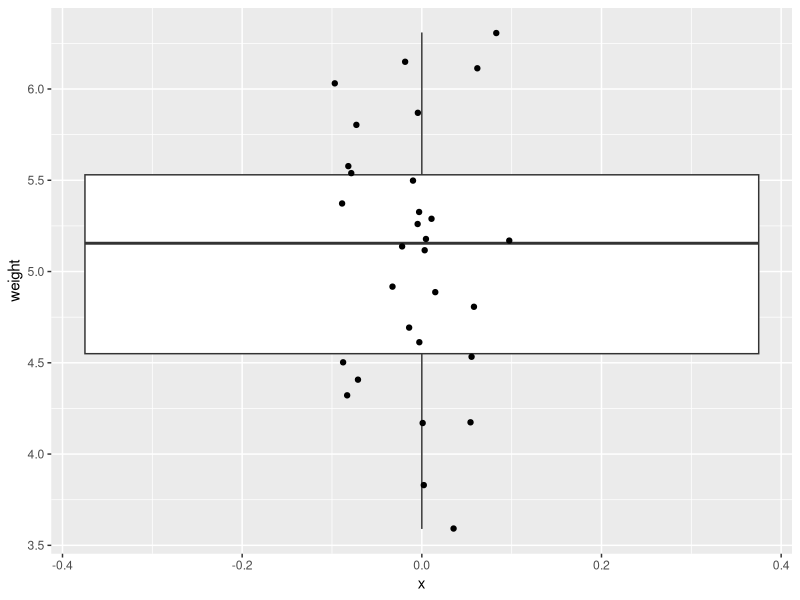
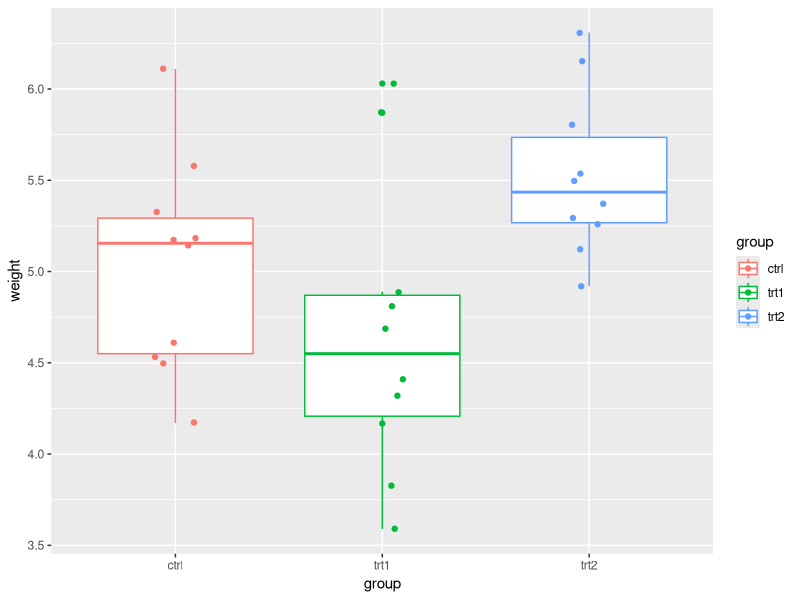
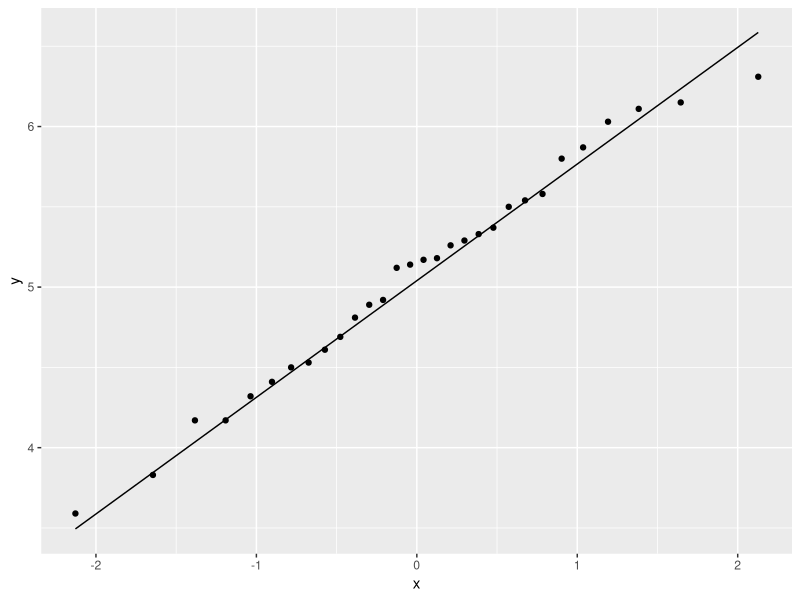
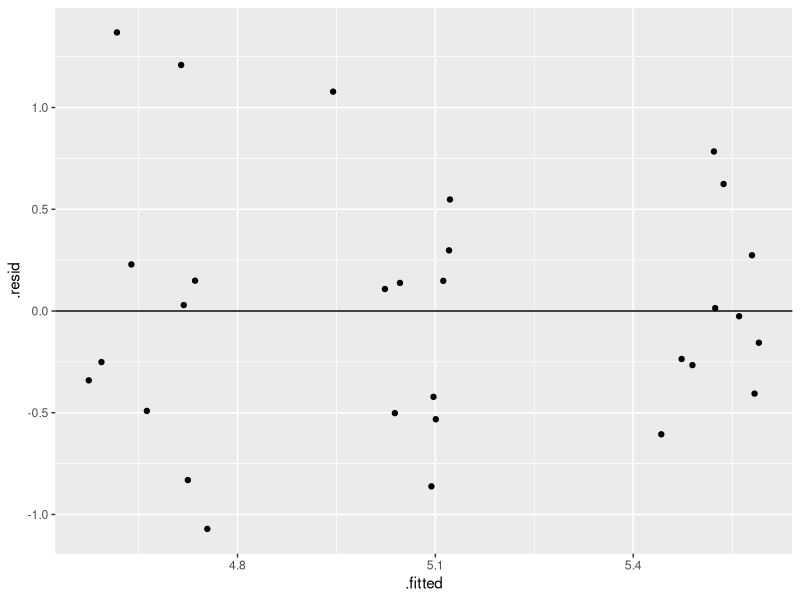
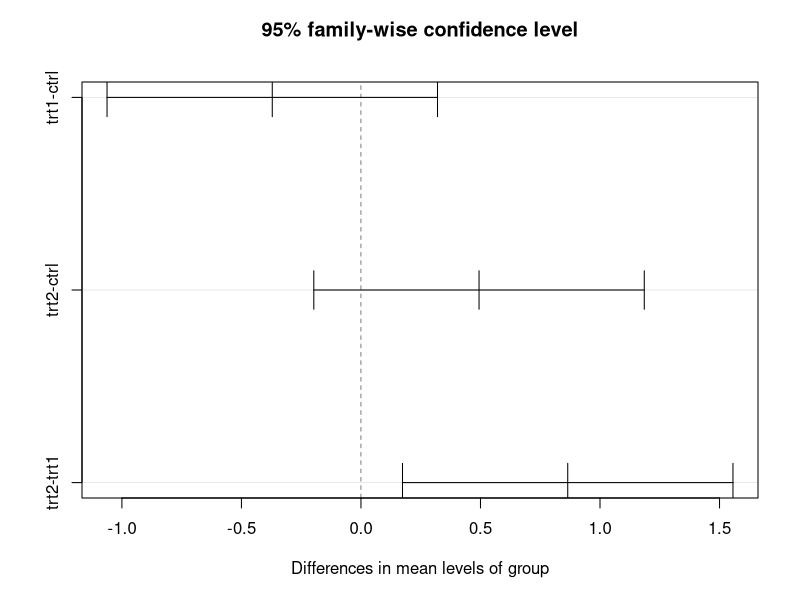
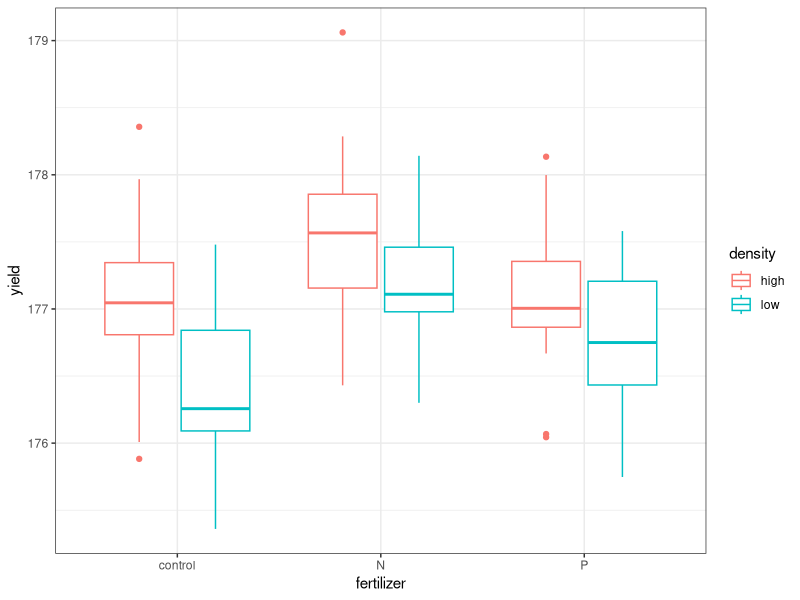
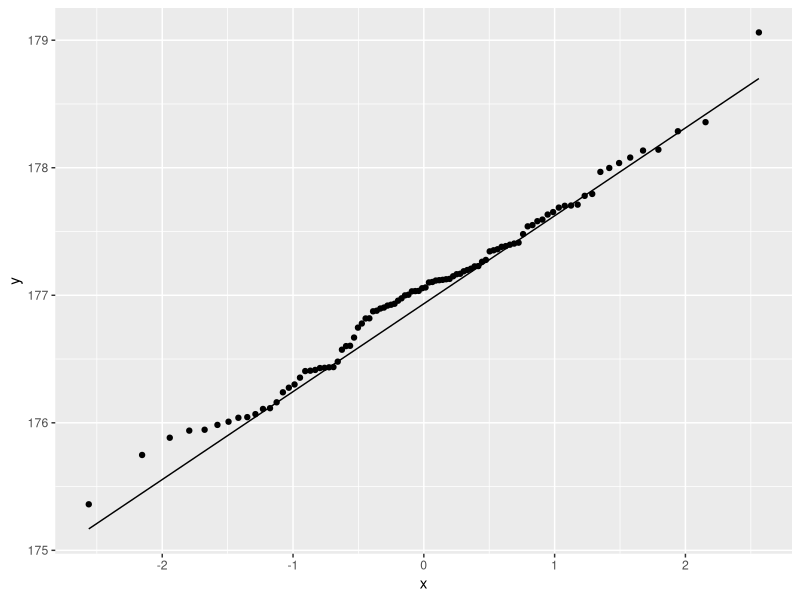
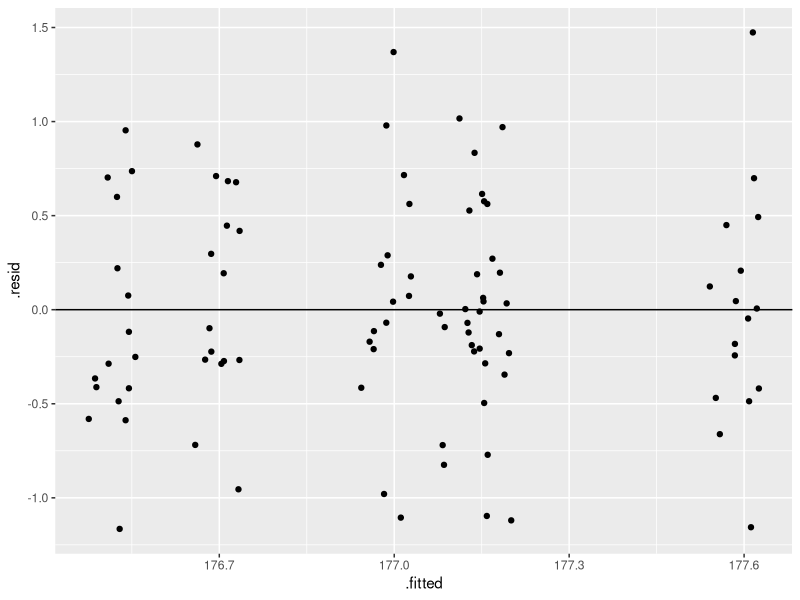

These charts were generated, in order, by the following R code:
## ---- chunk 1
#| label: setup
#| include: false

# libraries
library(tidyverse)

# data objects
data("PlantGrowth")
crop <- read.csv(here::here("data/crop_anova.csv"),
                 stringsAsFactors = TRUE)
data("ToothGrowth")
## ---- chunk 2
names(PlantGrowth)
as_tibble(PlantGrowth)
## ---- chunk 3
distinct(PlantGrowth, group)
## ---- chunk 4
ggplot(PlantGrowth,
       aes(x = 0,
           y = weight)) +
  geom_boxplot()+
  geom_point(
    position = position_jitter(width = 0.1)) 
## ---- chunk 5
ggplot(PlantGrowth,
       aes(x = group,
           y = weight,
           color = group)) +
  geom_boxplot()+
  geom_point(
    position = position_jitter(width = 0.1)) 
## ---- chunk 6
ggplot(PlantGrowth,
       aes(sample = weight)) +
  stat_qq()+
  stat_qq_line()
## ---- chunk 7
plant_lm <- lm(weight ~ group, data = PlantGrowth)
ggplot(plant_lm,
       aes(x = .fitted, y = .resid)) +
    geom_point(
      position = position_jitter(
        width = 0.1,
        height = 0)) +
    geom_hline(yintercept = 0)
## ---- chunk 8
anova(plant_lm)
## ---- chunk 9
summary(plant_lm)
## ---- chunk 10
# print out all the coefficient estimates
coef(plant_lm)

# mean estimate for trt1, manual
5.032 - 0.371
# or by using the coefficient estimates:
as.numeric(coef(plant_lm)[1] + coef(plant_lm)[2])

# mean estimate for trt2, manual
5.032 + 0.494

# or by using the coefficient estimates:
as.numeric(coef(plant_lm)[1] + coef(plant_lm)[3])
## ---- chunk 11
confint(plant_lm)
## ---- chunk 12
# ANOVA of our lm model
plant_aov <- aov(plant_lm)

# Tukey's test on the plant_aov object
plant_tukey <- TukeyHSD(plant_aov)
# print out results
plant_tukey
## ---- chunk 13
plot(plant_tukey)
## ---- chunk 14
names(crop)
as_tibble(crop)
distinct(crop, density)
distinct(crop, fertilizer)
distinct(crop, fertilizer, density)
## ---- chunk 15
#| message: false
crop |>
  group_by(density, fertilizer) |>
  count()

crop |>
  group_by(density, fertilizer) |>
  summarize(n = n())
## ---- chunk 16
ggplot(crop,
       aes(x = fertilizer,
           y = yield,
           color = density)) +
  geom_boxplot() +
  theme_bw()
## ---- chunk 17
ggplot(crop,
       aes(sample = yield)) +
  stat_qq()+
  stat_qq_line()
## ---- chunk 18
crop_lm <- lm(yield ~ density + fertilizer, data = crop)
ggplot(crop_lm,
       aes(x = .fitted, y = .resid)) +
    geom_point(
      position = position_jitter(
        width = 0.05,
        height = 0)) +
    geom_hline(yintercept = 0)
## ---- chunk 19
anova(crop_lm)
## ---- chunk 20
ggplot(crop,
       aes(x = fertilizer,
           y = yield,
           color = fertilizer)) +
  geom_boxplot() +
  theme_bw()
## ---- chunk 21
ggplot(crop,
       aes(x = density,
           y = yield,
           color = density)) +
  geom_boxplot() +
  theme_bw()
## ---- chunk 22
summary(crop_lm)
## ---- chunk 23
# ANOVA of our lm model
crop_aov <- aov(crop_lm)

# Tukey's test on the plant_aov object
crop_tukey <- TukeyHSD(crop_aov)
# print out results
crop_tukey
## ---- chunk 24
plot(crop_tukey)
## ---- chunk 25
crop_block_lm <- lm(yield ~ density + fertilizer + block, data = crop)

anova(crop_block_lm)
## ---- chunk 26
names(ToothGrowth)
as_tibble(ToothGrowth)
distinct(ToothGrowth, supp)
distinct(ToothGrowth, dose)
distinct(ToothGrowth, supp, dose)
## ---- chunk 27
dat <- ToothGrowth %>%
  mutate(dose = factor(dose,
                       levels = c(0.5, 1, 2),
                       labels = c("D0.5", "D1", "D2")))
         
## ---- chunk 28
dat |>
  group_by(supp, dose) |>
  count()
## ---- chunk 29
ggplot(dat,
       aes(x = dose,
           y = len,
           color = supp)) +
  geom_boxplot() +
  theme_bw()
## ---- chunk 30
ggplot(dat, 
       aes(x = dose,
           y = len,
           color = supp,
           group = supp)) +
  geom_point() +
  stat_summary(fun = "mean",
               geom = "line") +
  theme_bw()

## ---- chunk 31
ggplot(dat,
       aes(x = dose,
           y = len,
           color = supp)) +
  geom_boxplot() +
  theme_bw()
## ---- chunk 32
ggplot(dat,
       aes(sample = len)) +
  stat_qq()+
  stat_qq_line()
## ---- chunk 33
tooth_lm <- lm(len ~ supp * dose, data = dat)
tooth_lm
## ---- chunk 34
ggplot(tooth_lm,
       aes(x = .fitted, y = .resid)) +
    geom_point(
      position = position_jitter(
        width = 0.1,
        height = 0)) +
    geom_hline(yintercept = 0) +
  theme_bw()
## ---- chunk 35
anova(tooth_lm)
## ---- chunk 36
ggplot(dat, 
       aes(x = dose,
           y = len,
           color = supp,
           group = supp)) +
  stat_summary(fun = mean,
               geom = "line") +
  theme_bw()
## ---- chunk 37
summary(tooth_lm)
## ---- chunk 38
# ANOVA of our lm model
tooth_aov <- aov(tooth_lm)

# Tukey's test on the plant_aov object
tooth_tukey <- TukeyHSD(tooth_aov)
# print out results
tooth_tukey
## ---- chunk 39
plot(tooth_tukey)
